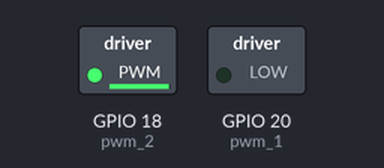
Bench run of a program on a simulated Raspberry Pi (BCM pin numbers). On the bench: switched loads named in the program (green lamp = pin HIGH).

Above: at 0.1 s.
Timing chart, 0 to 1.6 s (numbered marks = the images above):
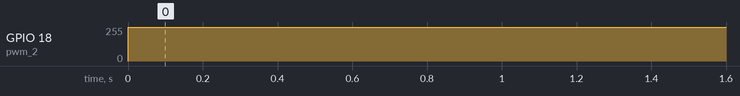

The program:

drive_motor_test.py
```python
import RPi.GPIO as GPIO
import time

#PARAMETERS
# MOTOR LEFT pins: 12 backward, 13 forward
# MOTOR RIGHT pins: 18, 20

PWM = 99
direction = "forward"

# Set up GPIO mode
GPIO.setmode(GPIO.BCM)  # Use Broadcom pin-numbering scheme
GPIO.setup(20, GPIO.OUT)  # Set GPIO pin 12 as an output
GPIO.setup(18, GPIO.OUT)  # Set GPIO pin 13 as an output

# Create a PWM instance on pin 17
pwm_1 = GPIO.PWM(20, 1000)  # 1000 Hz frequency
pwm_2 = GPIO.PWM(18, 1000)  # 1000 Hz frequency

# Start PWM with a 0% duty cycle (off)
pwm_1.start(0)
pwm_2.start(0)

try:
    while True:
        if direction == "forward":
            pwm_2.ChangeDutyCycle(PWM)  # Set duty cycle to 50%
        else:
            pwm_1.ChangeDutyCycle(PWM)
except KeyboardInterrupt:
    # Stop PWM on interrupt (Ctrl+C)
    pwm_1.stop()
    pwm_2.stop()
    GPIO.cleanup()


# try:
#     while True:
#         # Increase duty cycle from 0 to 100%
#         for i in range(0, 100):
#             pwm.ChangeDutyCycle(i)
#             time.sleep(.1)
#             print(i)
#         for i in range(100, 0, -1):
#             pwm.ChangeDutyCycle(i)
#             print(i)
#             time.sleep(.1)
```

Measured:
- by itself, GPIO 18 (pwm_2): 0/255 → 252/255 at 0.00 s
